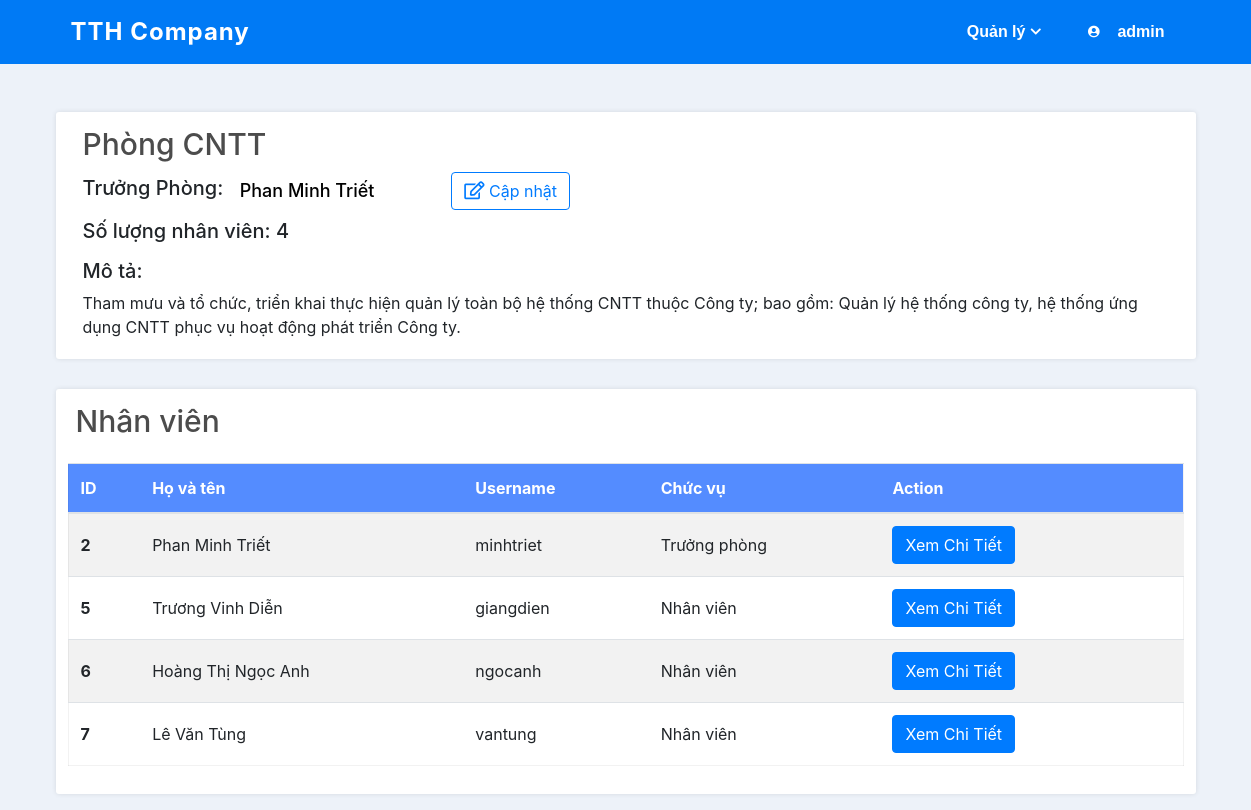
The page /view/Department/DepartmentDetail.php?phong-ban-id=2 (signed in) on the database its author committed.
### tables this page shows
CREATE TABLE `PHONG_BAN` (
  `phong_ban_id` int NOT NULL,
  `ten_phong` varchar(30) NOT NULL,
  `mo_ta` varchar(2550) DEFAULT NULL
);

CREATE TABLE `USERS` (
  `user_id` int NOT NULL,
  `user_name` varchar(20) NOT NULL,
  `password` varchar(255) NOT NULL,
  `user_role` varchar(15) NOT NULL,
  `ho_ten` varchar(100) DEFAULT NULL,
  `gioi_tinh` varchar(3) DEFAULT NULL,
  `ngay_sinh` date DEFAULT NULL,
  `sdt` varchar(10) DEFAULT NULL,
  `anh_dai_dien` varchar(255) DEFAULT NULL,
  `active` tinyint(1) DEFAULT '1',
  `so_absence_max` int DEFAULT NULL,
  `phong_ban_id` int DEFAULT NULL,
  `status` int DEFAULT NULL
);

### www/api/Department/DepartmentGet.api.php (called while the page is built, shortened)
<?php
    function _get_list_department($id) {
        $conn = connection();
        $stmt = $conn->prepare("SELECT * FROM `PHONG_BAN` WHERE `phong_ban_id` = ?;");
        $stmt->bind_param("i", $phong_ban_id);
        $stmt->execute();
        $result = $stmt->get_result();
        $rs = $result->fetch_assoc();
        return $rs;
    }
    function _get_department_detail($id) {
        $conn = connection();
        $stm = $conn->prepare("SELECT * FROM `PHONG_BAN`, `USERS` WHERE `USERS`.`phong_ban_id` = `PHONG_BAN`.`phong_ban_id` AND `PHONG_BAN`.`phong_ban_id` = ?;");
        $stm->bind_param('i', $phong_ban_id);
        $phong_ban_id = $id;
        $stm->execute();
        $result = $stm->get_result();
        $rs = $result->fetch_assoc();
        return $rs;
    }
    function _get_list_user_department($id) {
        $conn = connection();
        $stmt = $conn->prepare("SELECT * FROM `USERS`, `PHONG_BAN` WHERE `USERS`.`phong_ban_id` = `PHONG_BAN`.`phong_ban_id` AND `PHONG_BAN`.`phong_ban_id` = ?;");
        $stmt->bind_param("i", $phong_ban_id);
        $stmt->execute();
        $result = $stmt->get_result();
        return $result;
    }
    function _get_list_user_status($id) {
        $conn = connection();
        $stmt = $conn->prepare("SELECT * FROM `USERS`, `PHONG_BAN` WHERE `USERS`.`phong_ban_id` = `PHONG_BAN`.`phong_ban_id` AND `PHONG_BAN`.`phong_ban_id` = ? AND `status` = 0;");
        $stmt->bind_param("i", $phong_ban_id);
        $phong_ban_id = $id;
        $stmt->execute();
        $result = $stmt->get_result();
        return $result;
    }
    function _get_list_user_manager($id) {
        $conn = connection();
        $stmt = $conn->prepare("SELECT * FROM `USERS`, `PHONG_BAN` WHERE `USERS`.`phong_ban_id` = `PHONG_BAN`.`phong_ban_id` AND `PHONG_BAN`.`phong_ban_id` = ? AND `status` = 1;");
        $stmt->bind_param("i", $phong_ban_id);
        $phong_ban_id = $id;
        $stmt->execute();
        $result = $stmt->get_result();
        $rs = $result->fetch_assoc();
        return $rs;
    }
    function _count_user_department($pb_id) {
        $conn = connection();
        $stmt = $conn->prepare("SELECT COUNT(*) as `count` FROM `USERS`, `PHONG_BAN` WHERE `USERS`.`phong_ban_id` = `PHONG_BAN`.`phong_ban_id` AND `PHONG_BAN`.`phong_ban_id` = ?");
        $stmt->bind_param("i", $phong_ban_id);
        $stmt->execute();
        $result = $stmt->get_result();
        $rs = $result->fetch_assoc();
        return $rs;
    }
?>

### www/view/Department/DepartmentDetail.php (the view, shortened to what this page needs)
<!DOCTYPE html>
<html lang="en">
<head>
    <link rel="stylesheet" href="https://maxcdn.bootstrapcdn.com/bootstrap/4.5.2/css/bootstrap.min.css">
    <link rel="stylesheet" href="/style.css">
    <link rel="stylesheet" href="https://maxcdn.bootstrapcdn.com/font-awesome/4.4.0/css/font-awesome.min.css">
    <link rel="stylesheet" href="https://cdnjs.cloudflare.com/ajax/libs/normalize/8.0.1/normalize.min.css">
    <link rel="stylesheet" href="https://cdnjs.cloudflare.com/ajax/libs/font-awesome/5.15.4/css/all.min.css">
</head>
<body>
    <?php
        require("../../view/Common/Header.php");
        require_once("../../api/Department/DepartmentGet.api.php");
        $departmentInfo = _get_list_department($_GET['phong-ban-id']);
        $manager = _get_list_user_manager($_GET['phong-ban-id']);
        $countUser = _count_user_department($_GET['phong-ban-id']);
    ?>
    <div class="body-layout">
        <div class="container mb-3">
            <div class="row department-info mt-5">
                <div class="col-12">
                    <h2><?php echo $departmentInfo['ten_phong'] ?></h2>
                    <form id="edit-manager-form" class="mb-2">
                        <div class="edit-manager-wrapper">
                            <div class="manager-name-header">
                                <h5>Trưởng Phòng: </h5>
                            </div>
                            <div class="select-manager">
                                <select class="custom-select" id="user_id" default="<?php echo $manager['user_id'] ?>" disabled>
                                    <option selected value="<?php echo $manager['user_id'] ?>"><?php if($manager['status'] == 1){echo $manager['ho_ten'];} else{echo "Chưa có trưởng phòng";};?></option>
                                </select>
                            </div>
                        </div>
                        <div class="edit-manager-action">
                            <button class="btn btn-outline-primary" id="edit-manager-btn">
                                <i class="far fa-edit"></i>
                                Cập nhật
                            </button>
                        </div>
                    </form>
                    <h5 class="mb-3">Số lượng nhân viên: <?php echo $countUser['count'] ?></h5>
                    <h5>Mô tả:</h5>
                    <p><?php echo $departmentInfo['mo_ta'] ?></p>
                </div>
            </div>
            <div class="row department-list-user">
                <div class="col">
                    <div class="row justify-content-between mb-3">
                        <h2 class="user-management-heading pl-2">Nhân viên</h2>
                    </div>
                </div>
                <div class="table-wrapper">
                    <table class="user-list table table-hover table-striped">
                        <thead class="table-header">
                            <tr>
                                <th scope="col" class="align-middle">ID </th>
                                <th scope="col" class="align-middle">Họ và tên</th>
                                <th scope="col" class="align-middle">Username</th>
                                <th scope="col" class="align-middle">Chức vụ</th>
                                <th scope="col" class="align-middle">Action</th>
                            </tr>
                        </thead>
                        <tbody>
                            <?php
                                $userList = _get_list_user_department($_GET['phong-ban-id']);
                                if ($userList->num_rows > 0) {
                                    while($user =  $userList->fetch_assoc()) {
                            ?>
                                <tr class="user-item" id="user_<?php echo $user['user_id'] ?>">
                                    <th scope="row"><?php echo $user['user_id'] ?></th>
                                    <td><?php echo $user['ho_ten'] ?></td>
                                    <td><?php echo $user['user_name'] ?></td>
                                    <td><?php if($user['status'] == 0){echo "Nhân viên";}else{echo "Trưởng phòng";} ?></td>
                                    <td class="user-action">
                                        <a href="/view/User/UserDetail.php?user_id=<?php echo $user['user_id'] ?>">
                                            <button type="button" class="btn btn-primary user-view-detail-btn">Xem Chi Tiết</button>
                                        </a>
                                    </td>
                                </tr>
                            <?php
                                }
                            } else {
                                echo '<tr><td colspan="5" rowspan="2" class="text-center py-5 table-alert"><div><i class="fas fa-exclamation"></i></div>Hiện tại chưa có nhân viên nào</td></tr>';
                            }
                            ?>
                        </tbody>
                    </table>
                </div>
            </div>
        </div>
    </div>
</body>
</html>

### www/style.css (style rules this page uses)
:root { --bg-color: rgb(237, 242, 249); --grey-color: #b6b6b6; --blue-color: hsl(210, 100%, 48%); --blue-sub-color: hsl(210, 100%, 68%); --black-color: rgba(0, 0, 0, 0.85); --green-color: rgb(40, 167, 69); --red-color: #F90716; --warning-color: rgb(238, 92, 34); --in-progress-color: rgb(28, 214, 59); --task-detail-text: #42526e; --task-name-color: #1e3055; --sub-purple-colr: #9595e0; }
a { text-decoration: none; color: #67b0d1; }
body { overflow-x: hidden; background: var(--bg-color); }
.body-layout { display: flex; width: 100%; padding: 0 !important; margin: 0 !important; overflow-x: hidden; background: var(--bg-color); }
.table-wrapper { width: 100%; background-color: rgba(255, 255, 255, 0.233); }
.table-wrapper table { margin-bottom: 0; }
.table-wrapper .table-header { background-color: #548CFF; color: white; }
.table td, th { vertical-align: middle !important; }
.edit-manager-wrapper { display: inline-block; }
.edit-manager-wrapper h5 { display: inline-block; margin-bottom: 0; }
.manager-name-header { display: inline-block; margin-top: 0px; }
.select-manager { display: inline-block; }
.select-manager select { font-size: 18px; color: #000 !important; width: 100%; }
.edit-manager-action { display: inline; }
.edit-manager-action .far { font-size: 18px; }
.department-info { margin-top: 30px; background-color: #fff; padding: 14px 12px 4px 12px; border-radius: 3px; box-shadow: 0 0 5px rgb(0 0 0 / 10%); }
.department-info h2, .department-list-user .user-management-heading { color: rgb(76 76 76); font-weight: 500; font-size: 30px; }
.department-list-user { margin-top: 30px; background-color: #fff; padding: 14px 12px 28px 12px; border-radius: 3px; box-shadow: 0 0 5px rgb(0 0 0 / 10%); }
.user-list { border: 1px solid rgba(0,0,0,.05); }
.department-list-user .user-list .user-action { min-width: 170px; }
.custom-select:disabled { background-color: transparent; color: var(--blue-color); opacity: 1; font-weight: 500; border: none; outline: none; appearance: none; background: none !important; }

### rows shown on the page
phong_ban: ten_phong "Phòng CNTT", mo_ta "Tham mưu và tổ chức, triển khai thực hiện quản lý toàn bộ hệ thống CNTT thuộc Công ty; bao gồm: Quản lý hệ thống công ty, hệ thống ứng dụng CNTT phục vụ hoạt động phát triển Công ty."
users: status+ho_ten+user_id "Phan Minh Triết", user_id "2", ho_ten "Phan Minh Triết", user_name "minhtriet", shows "Trưởng phòng"
users: user_id "5", ho_ten "Trương Vinh Diễn", user_name "giangdien", status "Nhân viên"
users: user_id "6", ho_ten "Hoàng Thị Ngọc Anh", user_name "ngocanh", status "Nhân viên"
users: user_id "7", ho_ten "Lê Văn Tùng", user_name "vantung", status "Nhân viên"

### other values the page prints
$_SESSION["username"] "admin"
$countUser['count'] "4"
